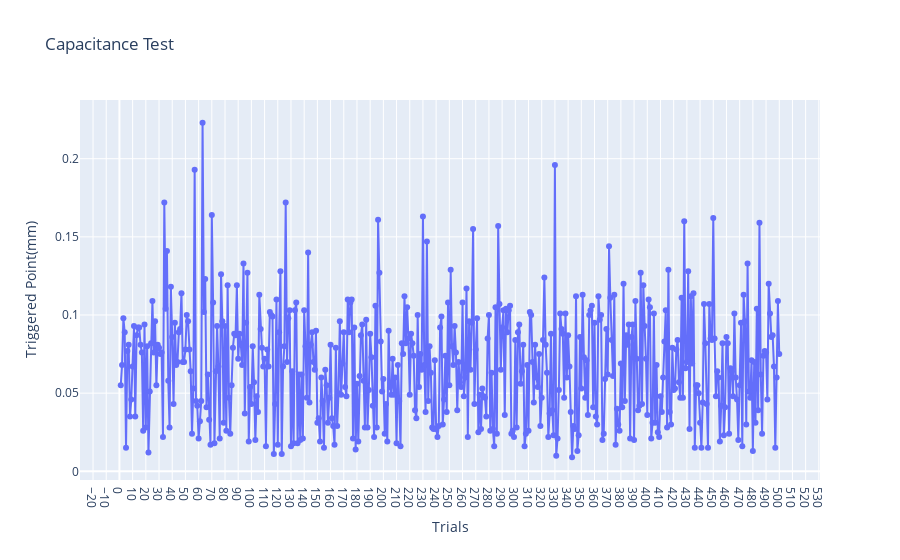

The notebook cell saved with this chart:
### Code cell
single_graph = make_subplots(specs=[[{"secondary_y": False}]])
trials = calculate_trials(500)


new_df = df_P40[
            [
             'Time',
             'Dial Indicator(mm)',
             'Trial',
             'Phase']
           ]
p_data = obtain_dataframe(new_df, trials)
single_graph.add_trace(go.Scatter(x=p_data['Trials'], 
                                 y=p_data['Triggered Point(mm)'],
                                 mode='lines+markers',
                                 name='Capacitance-{}'.format(trial)),
                                  secondary_y=False)
        
single_graph.update_xaxes(title_text = 'Trials')
single_graph.update_yaxes(title_text = 'Triggered Point(mm)', secondary_y = False)
single_graph.update_layout(title='Capacitance Test',
                   xaxis = dict(dtick= 10),
                   yaxis = dict(dtick=0.05)
                    )

iplot(single_graph)

### Figure 1 — Plotly figure (JSON) as saved in the notebook; plotly's stock layout.template omitted (floating-point values rounded to 4 significant figures; data arrays with more than 128 entries replaced by an {"elided": "..."} marker saying what was removed)
{"data": [{"mode": "lines+markers", "name": "Capacitance-trial 1", "type": "scatter", "x": {"elided": "500 int values"}, "xaxis": "x", "y": {"elided": "500 float values"}, "yaxis": "y"}], "layout": {"title": {"text": "Capacitance Test"}, "xaxis": {"anchor": "y", "domain": [0, 1], "dtick": 10, "title": {"text": "Trials"}}, "yaxis": {"anchor": "x", "domain": [0, 1], "dtick": 0.05, "title": {"text": "Triggered Point(mm)"}}}}
